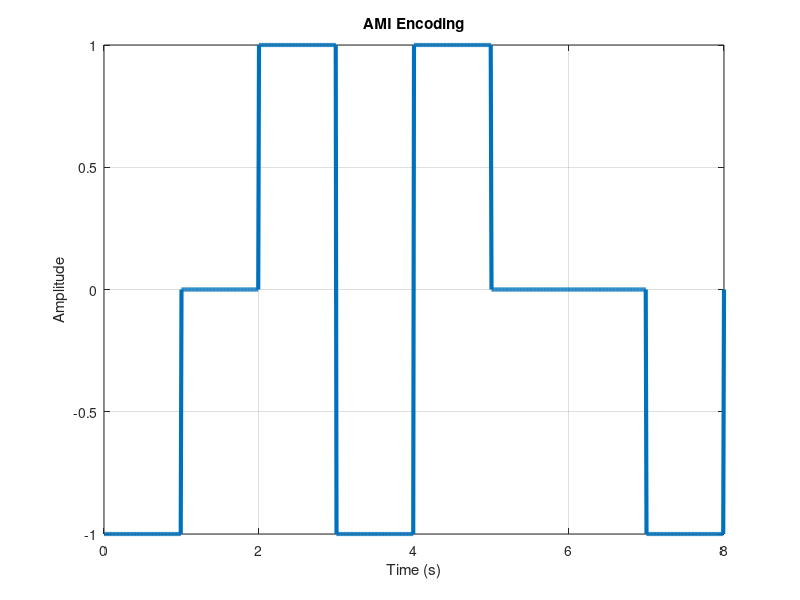

Source code (MATLAB):
% AMI Encoding (Alternate Mark Inversion)

clc; clear; close all;

% Input binary data
bits = [1 0 1 1 1 0 0 1];  
bitrate = 1;          % Bitrate (bits per second)
n = 100;              % Samples per bit
T = length(bits) / bitrate; % Total time duration
  
 N= n*length(bits);
  dt=T/N;
 
  t = 0:dt:T; % Time axis

x = zeros(1, length(t)); % Encoded signal initialization
 lastbit=1;
 % AMI Encoding (Alternate Mark Inversion)
 for i=1:length(bits)
     if bits(i)==1
       x((i-1)*n+1:i*n) = -lastbit;
       lastbit = -lastbit;
         
     end
  
 end 
 % Plot the AMI Encoded Signal
figure;
 plot (t,x,'Linewidth',3);
 grid on;
title('AMI Encoding');
xlabel('Time (s)');
ylabel('Amplitude');        
         
         
